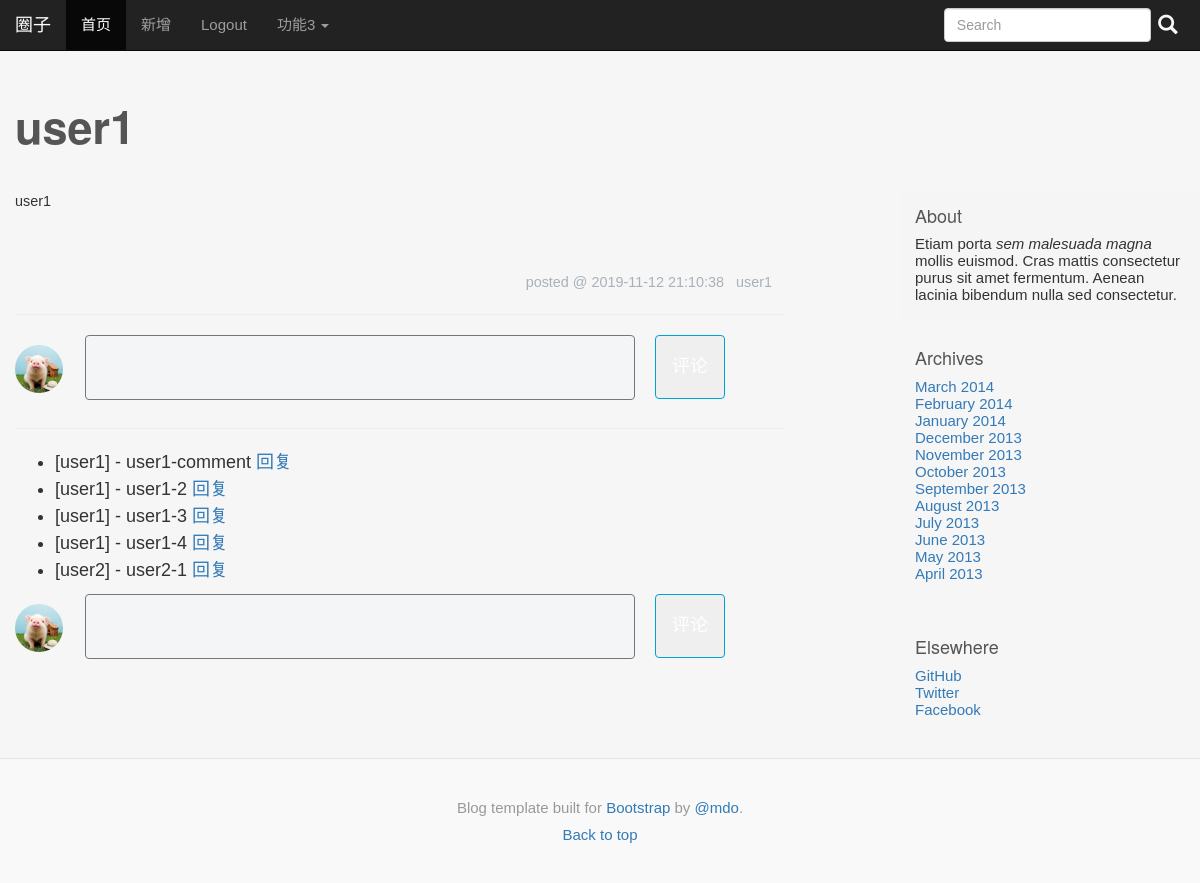
The app's page /article/1 with its own data.
### tables this page shows
CREATE TABLE post (
  id INTEGER PRIMARY KEY AUTOINCREMENT,
  author_id INTEGER NOT NULL,
  created TIMESTAMP NOT NULL DEFAULT (datetime(CURRENT_TIMESTAMP,'localtime')),
  title TEXT NOT NULL,
  body TEXT NOT NULL,
  FOREIGN KEY (author_id) REFERENCES user (id)
);

CREATE TABLE user (
  id INTEGER PRIMARY KEY AUTOINCREMENT,
  username TEXT UNIQUE NOT NULL,
  password TEXT NOT NULL
);

CREATE TABLE comment (
  postid INTEGER NOT NULL,
  userid INTEGER NOT NULL,
  ctext TEXT NOT NULL,
  ctime TIMESTAMP NOT NULL DEFAULT (datetime(CURRENT_TIMESTAMP,'localtime')),
  enable_dis BOOLEAN NOT NULL,
  reply_targetid INTEGER NOT NULL,
  rootid INTEGER NOT NULL,
  FOREIGN KEY (userid) REFERENCES user (id),
  FOREIGN KEY (reply_targetid) REFERENCES user (id),
  FOREIGN KEY (postid) REFERENCES post (id) ON DELETE CASCADE
);

### myapp/blog.py (the view, shortened to what this page needs)
@bp.route('/article/<int:id>',methods=('GET','POST'))
def article(id):
    post = get_post(id,check_author=False)
    db=get_db()
    '''评论出现两条重复的原因在这里，这个JOIN之后会有重复，要考虑如何去重，还要考虑性能。。
    #评论的userid有问题，，JOIN这种操作还是运用不来
    'SELECT authorid,postid,userid,ctext,ctime,enable_dis,reply_targetid,u.username '
    ' FROM comment c JOIN user u ON c.authorid = ? and c.postid=?'
    ' WHERE u.id=c.authorid',
    (post['author_id'],post['id'])
    '''
    comments = db.execute(
        'SELECT postid,userid,ctext,ctime,enable_dis,reply_targetid,u.username '
        ' FROM comment c JOIN user u'
        ' ON c.userid=u.id'
        ' WHERE c.postid=?',
        (post['id'],)
    ).fetchall()
    return render_template('blog/article.html',post=post,comments=comments)

### myapp/auth.py (called while the page is built)
@bp.before_app_request
def load_logged_in_user():
	user_id = session.get('user_id')
	if user_id is None:
		g.user = None
	else:
		g.user = get_db().execute(
			'SELECT * FROM user WHERE id=?',(user_id,)
		).fetchone()

### myapp/blog.py (called while the page is built)
def get_post(id,check_author=True):
    db = get_db()
    post = db.execute(
        'SELECT p.id,title,body,created, author_id, username'
        ' FROM post p JOIN user u ON p.author_id = u.id'
        ' WHERE p.id=?' ,
        (id,)
    ).fetchone()
    if not post:
        abort(404,"Post None")
    if check_author and post['author_id']!=g.user['id']:
        abort(403)
    return post

### myapp/db.py (called while the page is built)
def get_db():
	if not 'db' in g:
		g.db = sqlite3.connect(
			os.path.join(current_app.instance_path,'myapp.sqlite'),
			detect_types=sqlite3.PARSE_DECLTYPES
		)
		g.db.row_factory = sqlite3.Row
	return g.db

### myapp/templates/blog/article.html (shortened to what this page needs)
{% extends 'base.html' %}
{% block mycss %}
<link href="{{url_for('static',filename='blog_article.css')  }}" rel="stylesheet" >
{% endblock %}
{% block blog_title %}{{ post["title"] }}{% endblock %}
{% block blog_text %}
<div class="blog-post">
    {{post['body']|safe}}
</div>
<div class="blog-article-bottom">
    <span>posted @ {{post['created']}} &nbsp; {{post['username']}}</span>
</div>
<hr>
<div class="comments">
    <form method="POST">
        <div class="comment-send ">
            <div class="comment-avatar">
                <img src="{{url_for('static',filename='pic/avatar.png')  }}" alt="testz">
            </div>
                <div class="comment-box">
                    <textarea name="comment_msg" cols="80" rows="5"></textarea>
                </div>
                <button class="comment-submit">评论</button>
        </div>
    </form>
    <hr>
    <div class="comment-list">
        <ul>
            {%for comment in comments%}
            <li>
                [{{comment['username']}}] - {{comment['ctext']}}
                <a href="javascript:void(0);" onclick="handle_comment_reply('{{post.id}}','{{comment.userid}}',-1)">回复</a>
            </li>
            {%endfor%}
        </ul>
        <form method="POST">
            <div class="comment-send ">
                <div class="comment-avatar">
                    <img src="{{url_for('static',filename='pic/avatar.png')  }}" alt="testz">
                </div>
                    <div class="comment-box">
                        <textarea name="comment_msg" cols="80" rows="5"></textarea>
                    </div>
                    <button class="comment-submit">评论</button>
            </div>
        </form>
    </div>
</div>
{%endblock%}

### myapp/static/base.css (style rules this page uses)
body { font-family: "Microsoft YaHei", Arial, Helvetica, sans-serif; font-style:normal; background-color: #f6f6f6; font-variant-ligatures: normal; font-variant-caps: normal; font-variant-numeric: normal; font-variant-east-asian: normal; font-weight: normal; font-stretch: normal; font: 15px "Microsoft YaHei", Arial, Helvetica, sans-serif; }
.blog-post { margin-bottom: 60px; }

### myapp/static/blog_article.css (style rules this page uses)
.blog-post { font-size: 0.8em; }
.blog-article-bottom { font-size: 0.8em; width: 100%; text-align: right; padding-right: 5px; margin-top: 5px; color: #a8b1ba; }
.comment-send { display: flex; justify-content: flex-start; }
.comment-avatar { margin-right:20px; position:relative; width:50px; }
.comment-avatar img { width:48px; height:48px; border-radius: 50%; position: absolute; top:10px; }
.comment-box { width: 80%; max-width: 550px; margin-right:20px; }
.comment-box textarea { font-size:12px; background-color: #f4f5f7; overflow: auto; border-radius: 4px; color:#555; color: 100% !important; height:65px; width: 100%; padding:5px 10px; line-height: normal; resize:none; }
.comment-submit { width:70px; height:64px; top:0; padding:4px 15px; color:#fff; border-radius: 4px; text-align: center; vertical-align: top; border:1px solid #00a1d6; user-select:none; }

### records on screen
post: title "user1", body "user1", created "2019-11-12 21:10:38"
user: username "user1"
comment: username "user1", ctext "user1-comment"
comment: username "user1", ctext "user1-2"
comment: username "user1", ctext "user1-3"
comment: username "user1", ctext "user1-4"
comment: username "user2", ctext "user2-1"
